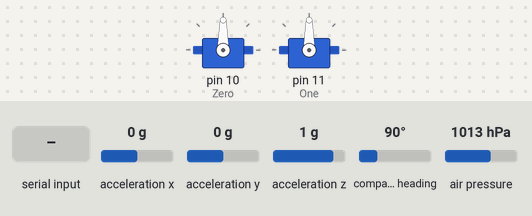
Recording of a sketch running on a simulated Arduino Uno, built with avr-gcc and run on an emulated ATmega328P. Parts: 2 × servo. The test bench sets the inputs (shaded band); at power-on: acceleration x 0 g, acceleration y 0 g, acceleration z 1 g, compass heading 90°, air pressure 1013 hPa. What the sketch prints to the serial monitor is not drawn.

Above: at 3.2 s.
3.3 s: byte 30 received over Serial
At 4.3 s:
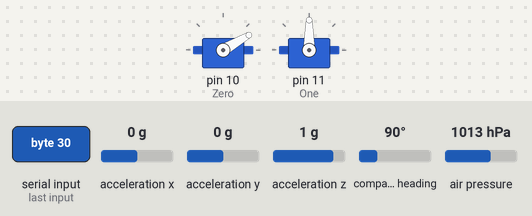
4.8 s: byte 120 received over Serial
At 5.3 s:
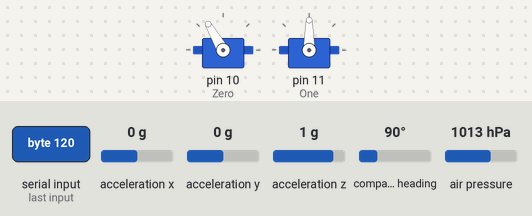
Timing chart, 0 to 7.8 s (numbered marks = the images above; inputs shaded):
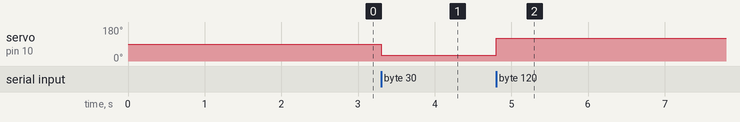

Measured:
- after the input at 3.3 s, servo on pin 10 (Zero): 90° → 30° at once
- after the input at 4.8 s, servo on pin 10 (Zero): 30° → 120° at once

The sketch:

slaveArduino.ino
```cpp
#include <Servo.h>

#include <Wire.h>
#include <Adafruit_Sensor.h>
#include <Adafruit_BNO055.h>
#include <utility/imumaths.h>

extern Adafruit_BNO055 bno;

#include <Adafruit_BMP280.h>

#define BMP_SCK 13
#define BMP_MISO 12
#define BMP_MOSI 11
#define BMP_CS 10

extern Adafruit_BMP280 bme;

Adafruit_BNO055 bno = Adafruit_BNO055(55);

Adafruit_BMP280 bme;

Servo Zero;
Servo One;

int zero = 90;
int one = 90;

float streamOutputs[5];

float qfe;

void displaySensorDetails(void)
{
  sensor_t sensor;
  bno.getSensor(&sensor);
  Serial.println("------------------------------------");
  Serial.print  ("Sensor:       "); Serial.println(sensor.name);
  Serial.print  ("Driver Ver:   "); Serial.println(sensor.version);
  Serial.print  ("Unique ID:    "); Serial.println(sensor.sensor_id);
  Serial.print  ("Max Value:    "); Serial.print(sensor.max_value); Serial.println(" xxx");
  Serial.print  ("Min Value:    "); Serial.print(sensor.min_value); Serial.println(" xxx");
  Serial.print  ("Resolution:   "); Serial.print(sensor.resolution); Serial.println(" xxx");
  Serial.println("------------------------------------");
  Serial.println("");
  delay(500);
}

void displaySensorStatus(void)
{
  /* Get the system status values (mostly for debugging purposes) */
  uint8_t system_status, self_test_results, system_error;
  system_status = self_test_results = system_error = 0;
  bno.getSystemStatus(&system_status, &self_test_results, &system_error);

  /* Display the results in the Serial Monitor */
  Serial.println("");
  Serial.print("System Status: 0x");
  Serial.println(system_status, HEX);
  Serial.print("Self Test:     0x");
  Serial.println(self_test_results, HEX);
  Serial.print("System Error:  0x");
  Serial.println(system_error, HEX);
  Serial.println("");
  delay(500);
}

void displayCalStatus(void)
{
  /* Get the four calibration values (0..3) */
  /* Any sensor data reporting 0 should be ignored, */
  /* 3 means 'fully calibrated" */
  uint8_t system, gyro, accel, mag;
  system = gyro = accel = mag = 0;
  bno.getCalibration(&system, &gyro, &accel, &mag);

  /* The data should be ignored until the system calibration is > 0 */
  Serial.print("\t");
  if (!system)
  {
    Serial.print("! ");
  }

  /* Display the individual values */
  Serial.print("Sys:");
  Serial.print(system, DEC);
  Serial.print(" G:");
  Serial.print(gyro, DEC);
  Serial.print(" A:");
  Serial.print(accel, DEC);
  Serial.print(" M:");
  Serial.print(mag, DEC);
}

void setupAHRS() {
  Serial.println("Vehicle is in self-align");
  /* Initialise the sensor */
  if (!bno.begin()) {
    /* There was a problem detecting the BNO055 ... check your connections */
    Serial.println("No BNO055 detected");
    return;
  }
  delay(1000);
  /* Display some basic information on this sensor */
  displaySensorDetails();
  /* Optional: Display current status */
  displaySensorStatus();
  bno.setExtCrystalUse(true);
}

void setupPressure() {
  if (!bme.begin()) {
    Serial.println("Could not find a valid BMP280 sensor, check wiring!");
    return;
  }
  qfe = bme.readPressure() / 100.0;
}

void sendData() {
  Serial.write((byte*)streamOutputs, 5 * sizeof(streamOutputs[0]));
}

void readTelemetry() {
  sensors_event_t event;
  bno.getEvent(&event);

  streamOutputs[0] = event.orientation.y;
  streamOutputs[1] = event.orientation.z;
  streamOutputs[2] = event.orientation.x;
  streamOutputs[3] = bme.readAltitude(qfe);
  streamOutputs[4] = micros();
}

void setup() {
  Wire.begin();
  Serial.begin(38400);
  Zero.attach(10);
  One.attach(11);

  setupAHRS();
  setupPressure();
}

void loop() {
  if (Serial.available()) {
    unsigned char input = Serial.read();
    if (input >= 128) {
      one = input - 128;
    } else {
      zero = input;
    }
  }
  Zero.write(zero);
  One.write(one);

  readTelemetry();

  sendData();
}
```
